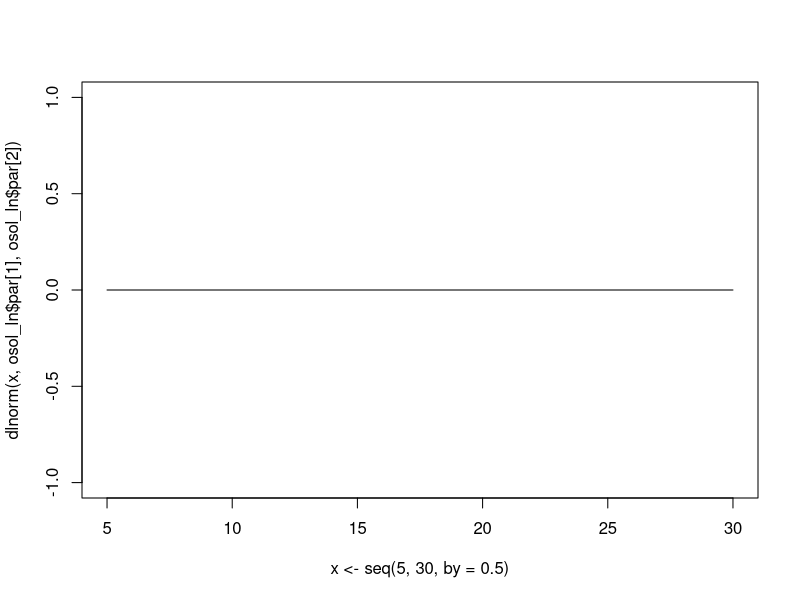
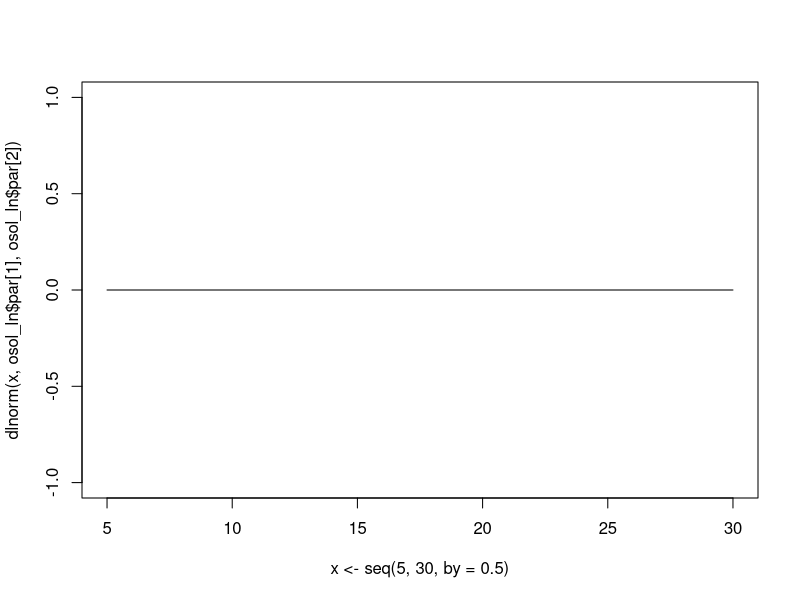
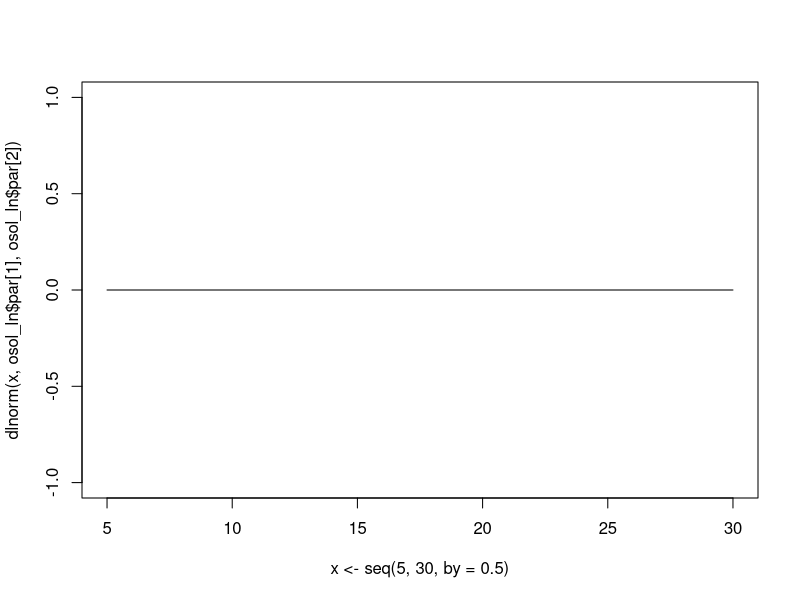
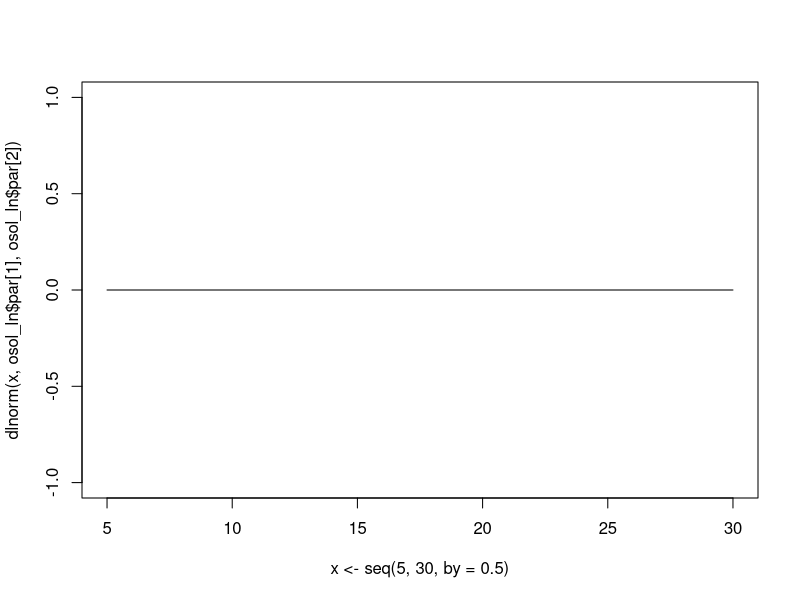
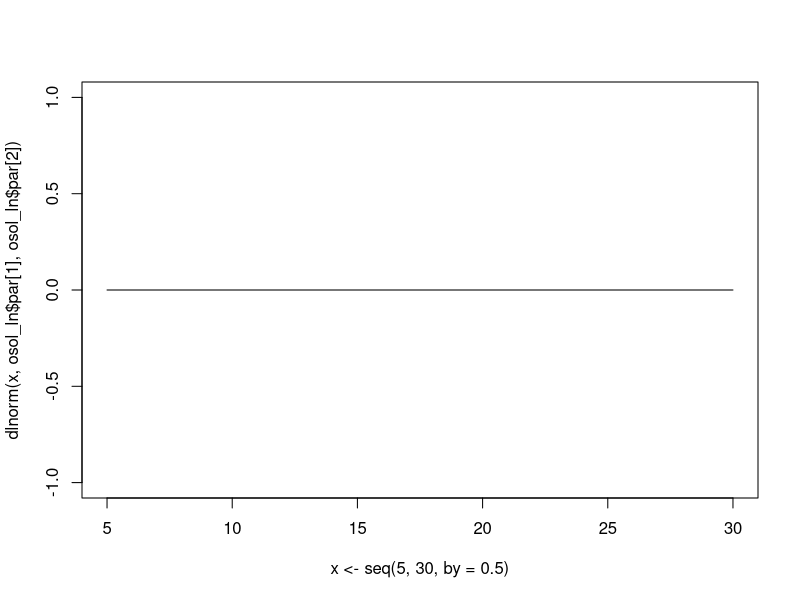
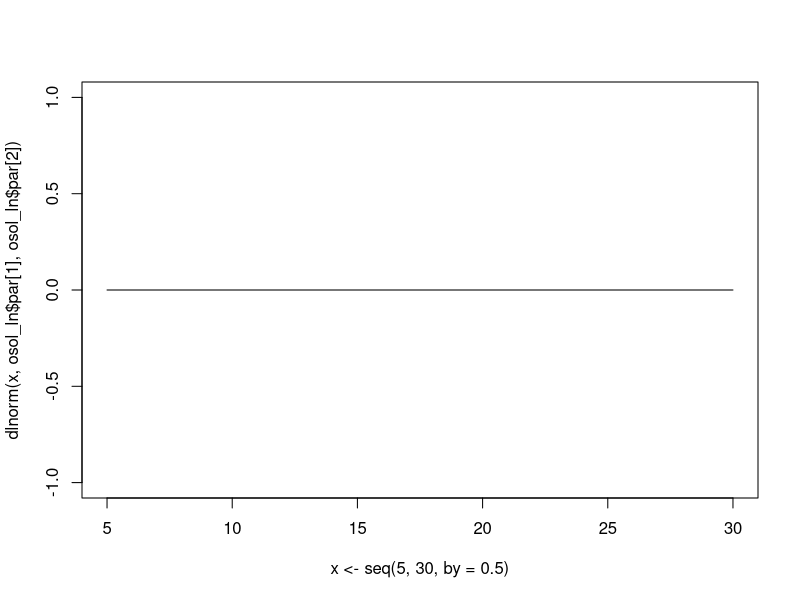
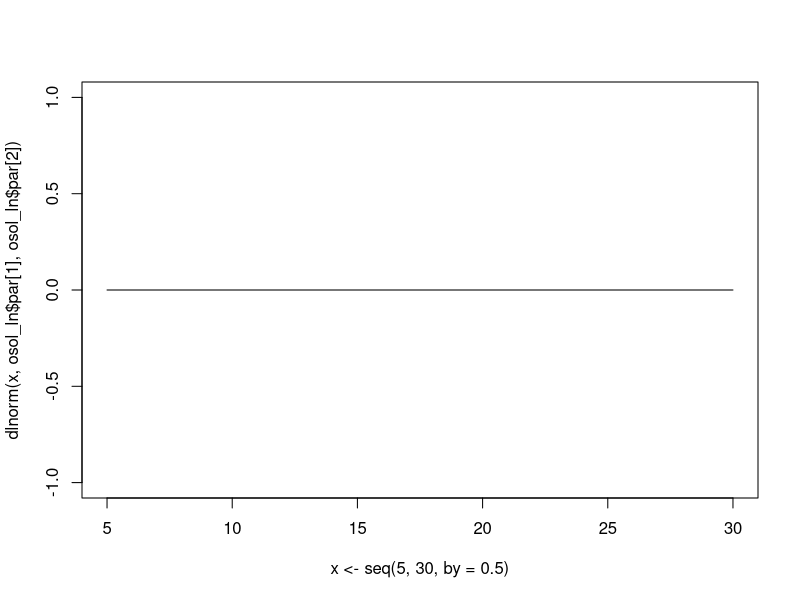
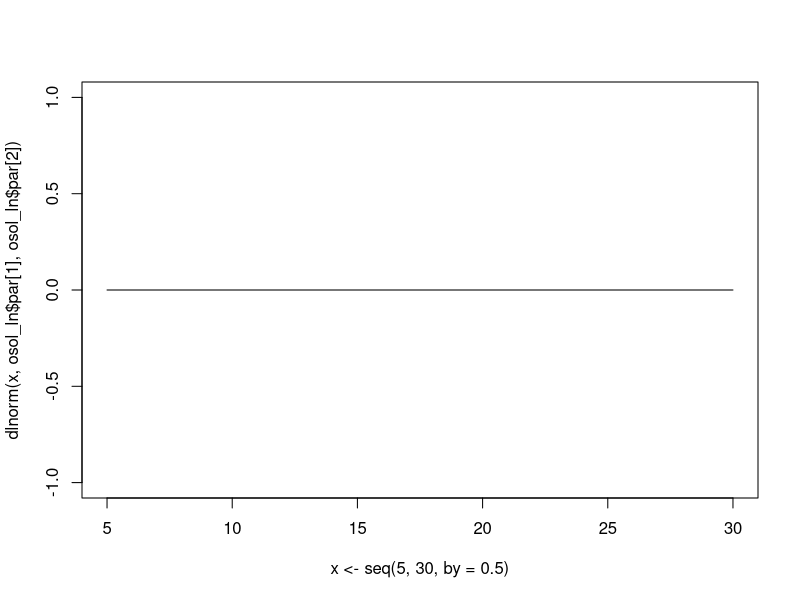

Write R code to recreate these figures, in order. (Note: this script raises an error after producing the figures.)
# library("fitdistrplus")
# 
mLess30 <- c(7.71,12.05,18.1)
m3039 <- c(10.67,15.37,25.52)
m4049 <- c(11.07,16.67,31.18)
m5059 <- c(11.11,17.18,33.91)
m60plus <- c(11.05,20.18,45.42)
# 
# res_g <- fitdist(mLess30,"gamma")
# res_ln <- fitdist(mLess30,"lnorm")
# res_w <- fitdist(mLess30,"weibull")
# 
# cdfcomp(list(res_g,res_ln,res_w), xlogscale = TRUE, ylogscale = TRUE, legendtext = c("gamma", "lognormal", "weibull"))
# 
# gofstat(list(res_g,res_ln,res_w),fitnames=c("gamma","lnorm","weibull"))

library(nleqslv)
library(VGAM)

quant <- c(0.1,0.5,0.9)

for (emp in c(mLess30,m3039,m4049,m5059,m60plus)) {
  ofln <- function(x)sum(abs(emp-qlnorm(quant,x[1],x[2]))^2)
  osol_ln <- optim(c(1,1),ofln)
  print(osol_ln$par)
  plot(x <- seq(5,30,by=0.5), dlnorm(x,osol_ln$par[1],osol_ln$par[2]), type="l",col=1)
}


lines(x <- seq(5,30,by=0.5), dsinmad(x,osol_sm$par[1],osol_sm$par[2],osol_sm$par[3]), type="l",col=2)
#plot(emp,quant)
